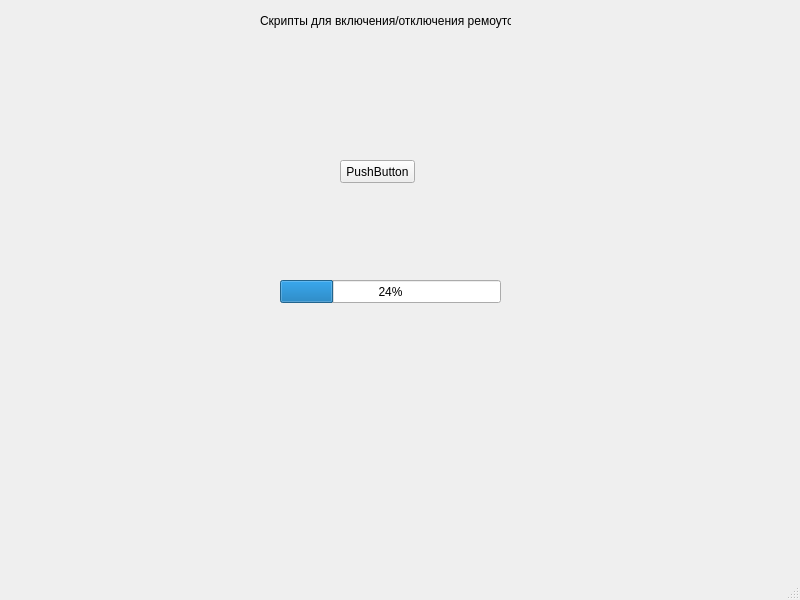
<?xml version="1.0" encoding="UTF-8"?>
<ui version="4.0">
 <class>MainWindow</class>
 <widget class="QMainWindow" name="MainWindow">
  <property name="geometry">
   <rect>
    <x>0</x>
    <y>0</y>
    <width>800</width>
    <height>600</height>
   </rect>
  </property>
  <property name="windowTitle">
   <string>MainWindow</string>
  </property>
  <widget class="QWidget" name="centralwidget">
   <widget class="QLabel" name="label">
    <property name="geometry">
     <rect>
      <x>260</x>
      <y>10</y>
      <width>251</width>
      <height>21</height>
     </rect>
    </property>
    <property name="text">
     <string>Скрипты для включения/отключения ремоутов</string>
    </property>
    <property name="textFormat">
     <enum>Qt::AutoText</enum>
    </property>
   </widget>
   <widget class="QProgressBar" name="progressBar">
    <property name="geometry">
     <rect>
      <x>280</x>
      <y>280</y>
      <width>221</width>
      <height>23</height>
     </rect>
    </property>
    <property name="value">
     <number>24</number>
    </property>
   </widget>
   <widget class="QPushButton" name="pushButton">
    <property name="geometry">
     <rect>
      <x>340</x>
      <y>160</y>
      <width>75</width>
      <height>23</height>
     </rect>
    </property>
    <property name="text">
     <string>PushButton</string>
    </property>
   </widget>
  </widget>
  <widget class="QMenuBar" name="menubar">
   <property name="geometry">
    <rect>
     <x>0</x>
     <y>0</y>
     <width>800</width>
     <height>21</height>
    </rect>
   </property>
  </widget>
  <widget class="QStatusBar" name="statusbar"/>
 </widget>
 <resources/>
 <connections/>
</ui>
